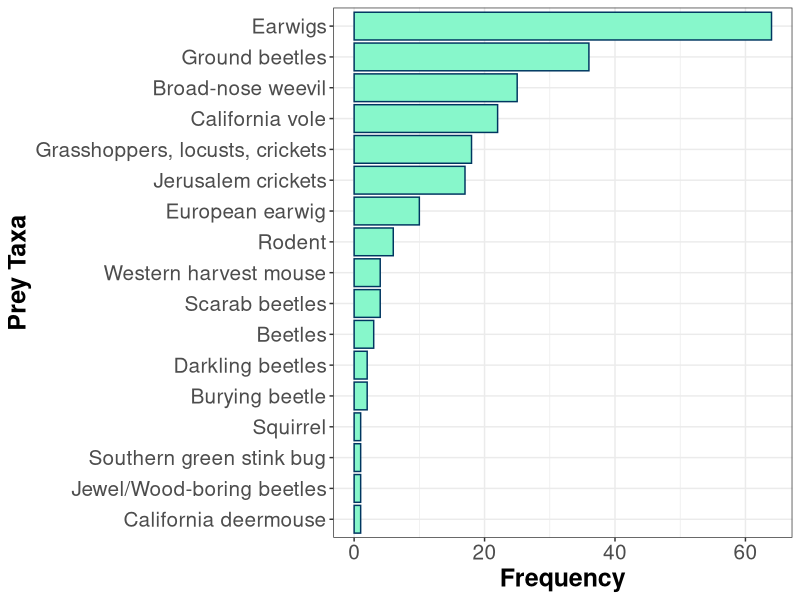
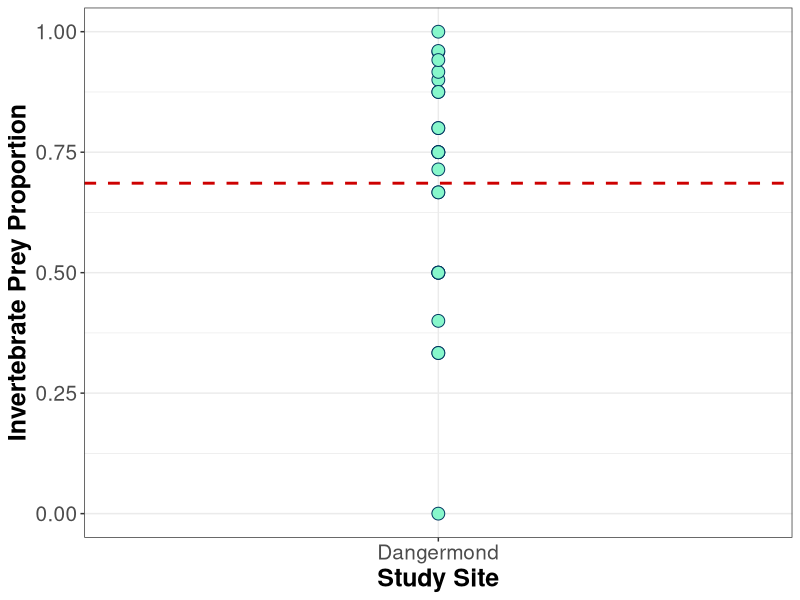
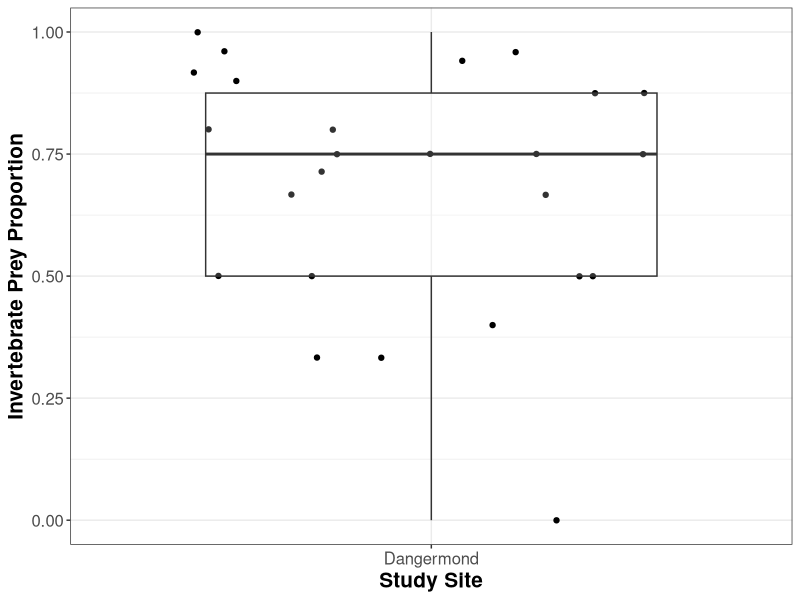
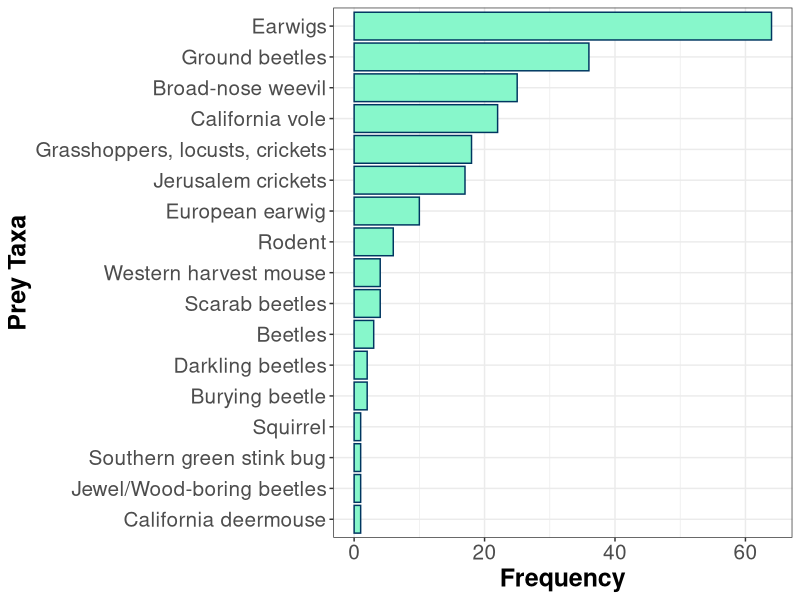
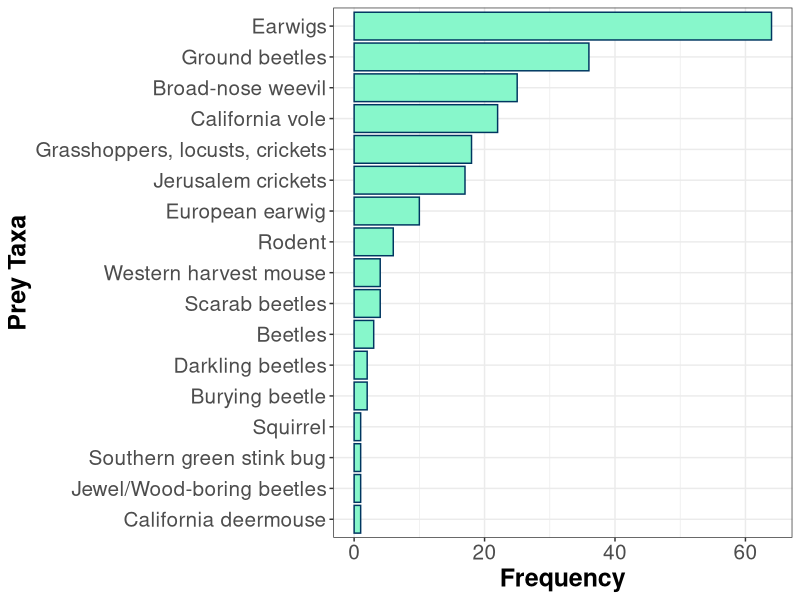
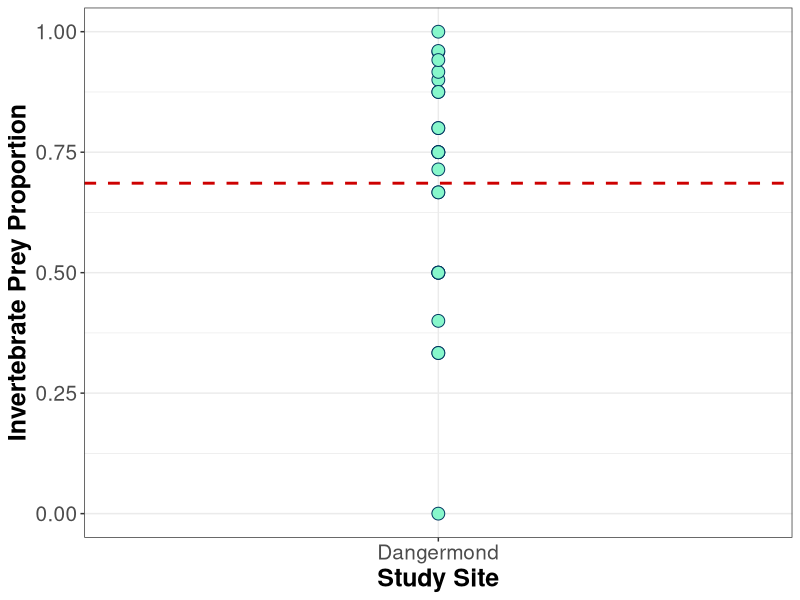
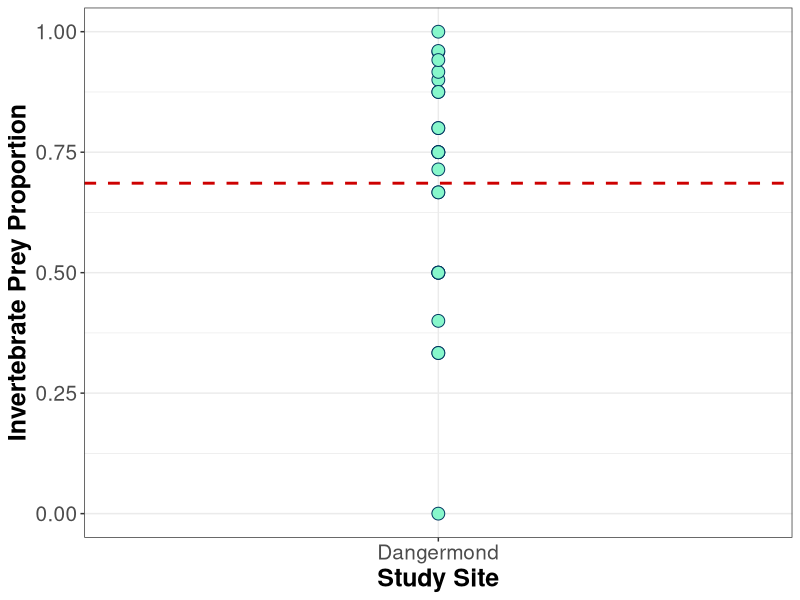

Recreate these plots in R, in order. (Note: this script raises an error after producing the figures.)
# Setup ----

# load packages
library(tidyverse)
library(readxl)
library(cowplot)

# Read in data ----
# read in ID_Counting sheet from Excel and assign to variable & exclude NCOS pellet data.
pellet_contents <- read_xlsx(path = "data/owl_pellet_data_downloaded_2026-04-21.xlsx", sheet = "ID_Counting") %>% 
  drop_na(catalog_number) %>% 
  filter(catalog_number != "UCSB-IZC00077015")

# Data exploration/checking ----
# check catalog numbers

# how many unique catalog numbers
n_distinct(pellet_contents$catalog_number)

catalog_numbers <- unique(pellet_contents$catalog_number)

catalog_numbers

# unique prey items

prey_taxa <- unique(pellet_contents$prey_taxon)

# Calculate proportions

count_sums <- pellet_contents %>% 
  group_by(catalog_number, `vert-invert`) %>% 
  summarize(count_sum = sum(MNI),
            n_records = n())

# Turn count_sums into a pivot table of the vertebrate/invertebrate prey counts
proportions <- count_sums %>%
  pivot_wider(id_cols = catalog_number, names_from = `vert-invert`, values_from = count_sum) %>% 
# Use mutate to create a total count column, then use that to calculate the proportion of vertebrate prey by number
  mutate(across(everything(), ~replace_na(.x, 0))) %>% # replacing any numerical NA values with 0
  mutate(total_prey = Vertebrate + Invertebrate) %>% # add column: sum of total # of vert and invert prey
  mutate(vert_proportion = Vertebrate/total_prey) %>% # this can later be multiplied by 100 to give a percentage
  mutate(invert_proportion = Invertebrate/total_prey) %>%
  mutate(Site = "Dangermond")

# Subset data ----
## create vertebrate & invert subsets ----
pellet_contents_vert <- pellet_contents %>% 
  filter(`vert-invert` == "Vertebrate")

pellet_contents_invert <- pellet_contents %>% 
  filter(`vert-invert` == "Invertebrate")


view(prey_taxa)

## Create taxon-based dataframe for count of individuals ----
prey_taxa_lumped <- pellet_contents %>%
  select(prey_taxon, common_name, MNI) %>%
  group_by(common_name) %>%
  summarise(MNI_tot = sum(MNI)) %>%
  arrange(desc(MNI_tot)) %>%
  filter(MNI_tot != 0)

# Figures ----
## Taxa Individuals Chart ----
# Create horizontally-aligned bar chart for the total count of individuals across taxa as referred to by their common names.
fig_prey_taxa <- ggplot(prey_taxa_lumped, aes(x = MNI_tot, y = reorder(common_name, MNI_tot))) +
  geom_bar(stat = "identity", fill = "#87f7cbff", color = "#003660ff") + 
  theme_bw() +
  labs(x = "Frequency", y = "Prey Taxa") +
  theme(axis.title = element_text(face = "bold", size = 18),
        axis.text = element_text(size = 15))

# View the figure
fig_prey_taxa

# Save to a file as PDF
ggsave(filename = "figures/fig_prey_taxa.pdf",
       width = 8,
       height = 8)

# Save to a file as PNG
ggsave(filename = "figures/fig_prey_taxa.png",
       width = 8,
       height = 8)

## Univariate Dangermond Invertebrate Props Scatter ----
fig_scatter_inv_prop <-ggplot(proportions, aes(x = Site, y = invert_proportion)) +
  geom_point(aes(color = Site), size = 4, pch = 21, fill = "#87f7cbff") + 
  geom_hline(yintercept = mean(proportions$invert_proportion), 
             linetype = "dashed", 
             color = "red3",
             linewidth = 1) +
  scale_color_manual(values = "#003660ff") +
  theme_bw() +
  labs(x = "Study Site", y = "Invertebrate Prey Proportion", color = "Site") +
  theme(axis.title = element_text(size = 18, face = "bold"),
        axis.text = element_text(size = 15),
        legend.title = element_text(face = "bold"),
        legend.position = "none")

# View the figure
fig_scatter_inv_prop

# Save to a file as PDF
ggsave(filename = "figures/fig_scatter_inv_prop.pdf",
       width = 5,
       height = 8)

# Save to a file as PNG
ggsave(filename = "figures/fig_scatter_inv_prop.png",
       width = 5,
       height = 8)

## Dangermond Invertebrate Box + Scatter Fig ----
fig_box_inv_prop <- ggplot(proportions, aes(x = Site, y = invert_proportion)) + 
  geom_jitter(fill = "black") +
  geom_boxplot(alpha = 0.2, fill = "transparent") +
  theme_bw() +
  labs(x = "Study Site", y = "Invertebrate Prey Proportion") + 
  theme(axis.title = element_text(size = 15, face = "bold"),
        axis.text = element_text(size = 12))

# View the figure
fig_box_inv_prop

## Stacked bar chart for vert contents only ----
fig_vert_stacked <- ggplot(data = pellet_contents_vert, aes(x = catalog_number, y = MNI, fill = prey_taxon)) +
  geom_col() + 
  ylab("Minimum number of individuals") +
  xlab("Catalog number") +
  guides(fill = guide_legend(title = "Prey taxon")) +
  theme_cowplot() +
  scale_y_continuouse(expand = c(0,0))

# view figure
fig_vert_stacked

# save to file
ggsave(filename = "figures/fig_vert_stacked.pdf",
       width = 8,
       height = 6)

# TODO
# FIXME
